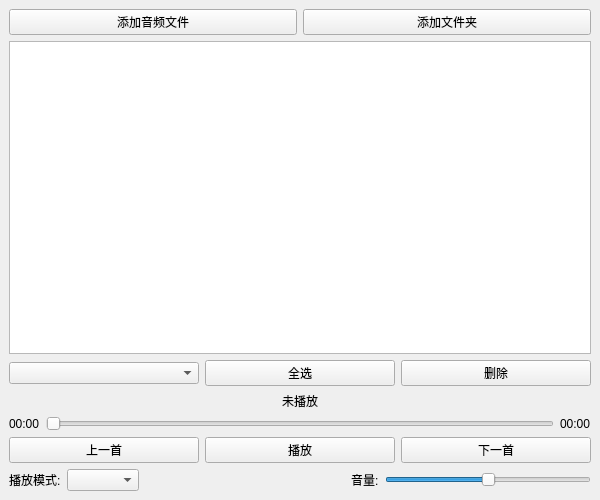
<?xml version="1.0" encoding="UTF-8"?>
<ui version="4.0">
 <class>MainWindow</class>
 <widget class="QMainWindow" name="MainWindow">
  <property name="geometry">
   <rect>
    <x>0</x>
    <y>0</y>
    <width>600</width>
    <height>500</height>
   </rect>
  </property>
  <property name="windowTitle">
   <string>音乐播放器</string>
  </property>
  <widget class="QWidget" name="centralwidget">
   <layout class="QVBoxLayout" name="verticalLayout">
    <item>
     <layout class="QHBoxLayout" name="addButtonsLayout">
      <item>
       <widget class="QPushButton" name="openButton">
        <property name="text">
         <string>添加音频文件</string>
        </property>
       </widget>
      </item>
      <item>
       <widget class="QPushButton" name="addFolderButton">
        <property name="text">
         <string>添加文件夹</string>
        </property>
       </widget>
      </item>
     </layout>
    </item>
    <item>
     <widget class="QListWidget" name="playlistWidget">
      <property name="toolTip">
       <string>双击播放</string>
      </property>
      <property name="selectionMode">
       <enum>QAbstractItemView::ExtendedSelection</enum>
      </property>
     </widget>
    </item>
    <item>
     <layout class="QHBoxLayout" name="managementLayout">
      <item>
       <widget class="QComboBox" name="sortComboBox">
        <property name="currentText">
         <string>排序方式</string>
        </property>
       </widget>
      </item>
      <item>
       <widget class="QPushButton" name="selectAllButton">
        <property name="text">
         <string>全选</string>
        </property>
       </widget>
      </item>
      <item>
       <widget class="QPushButton" name="deleteButton">
        <property name="text">
         <string>删除</string>
        </property>
       </widget>
      </item>
     </layout>
    </item>
    <item>
     <widget class="QLabel" name="currentSongLabel">
      <property name="text">
       <string>未播放</string>
      </property>
      <property name="alignment">
       <set>Qt::AlignCenter</set>
      </property>
     </widget>
    </item>
    <item>
     <layout class="QHBoxLayout" name="progressLayout">
      <item>
       <widget class="QLabel" name="currentTimeLabel">
        <property name="text">
         <string>00:00</string>
        </property>
       </widget>
      </item>
      <item>
       <widget class="QSlider" name="progressSlider">
        <property name="orientation">
         <enum>Qt::Horizontal</enum>
        </property>
       </widget>
      </item>
      <item>
       <widget class="QLabel" name="totalTimeLabel">
        <property name="text">
         <string>00:00</string>
        </property>
       </widget>
      </item>
     </layout>
    </item>
    <item>
     <layout class="QHBoxLayout" name="controlsLayout">
      <item>
       <widget class="QPushButton" name="prevButton">
        <property name="text">
         <string>上一首</string>
        </property>
       </widget>
      </item>
      <item>
       <widget class="QPushButton" name="playPauseButton">
        <property name="text">
         <string>播放</string>
        </property>
       </widget>
      </item>
      <item>
       <widget class="QPushButton" name="nextButton">
        <property name="text">
         <string>下一首</string>
        </property>
       </widget>
      </item>
     </layout>
    </item>
    <item>
     <layout class="QHBoxLayout" name="settingsLayout">
      <item>
       <widget class="QLabel" name="modeLabel">
        <property name="text">
         <string>播放模式:</string>
        </property>
       </widget>
      </item>
      <item>
       <widget class="QComboBox" name="modeComboBox"/>
      </item>
      <item>
       <spacer name="horizontalSpacer">
        <property name="orientation">
         <enum>Qt::Horizontal</enum>
        </property>
        <property name="sizeHint" stdset="0">
         <size>
          <width>40</width>
          <height>20</height>
         </size>
        </property>
       </spacer>
      </item>
      <item>
       <widget class="QLabel" name="volumeLabel">
        <property name="text">
         <string>音量:</string>
        </property>
       </widget>
      </item>
      <item>
       <widget class="QSlider" name="volumeSlider">
        <property name="maximum">
         <number>100</number>
        </property>
        <property name="value">
         <number>50</number>
        </property>
        <property name="orientation">
         <enum>Qt::Horizontal</enum>
        </property>
       </widget>
      </item>
     </layout>
    </item>
   </layout>
  </widget>
 </widget>
 <resources/>
 <connections/>
</ui>
